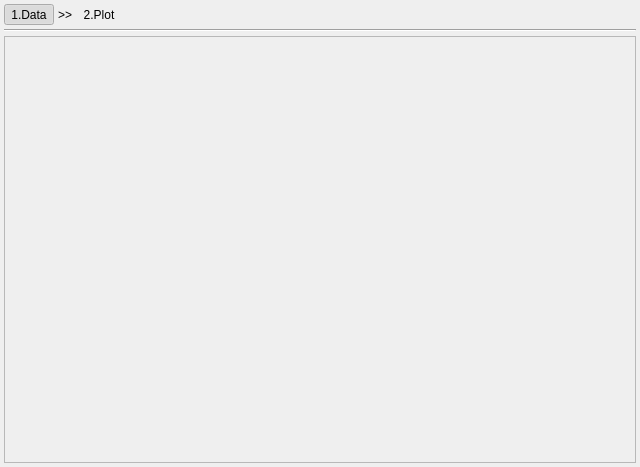
<?xml version="1.0" encoding="UTF-8"?>
<ui version="4.0">
 <class>DAChartAddBarWidget</class>
 <widget class="QWidget" name="DAChartAddBarWidget">
  <property name="geometry">
   <rect>
    <x>0</x>
    <y>0</y>
    <width>640</width>
    <height>467</height>
   </rect>
  </property>
  <property name="windowTitle">
   <string>Add Curve</string>
  </property>
  <layout class="QVBoxLayout" name="verticalLayout">
   <property name="spacing">
    <number>4</number>
   </property>
   <property name="leftMargin">
    <number>4</number>
   </property>
   <property name="topMargin">
    <number>4</number>
   </property>
   <property name="rightMargin">
    <number>4</number>
   </property>
   <property name="bottomMargin">
    <number>4</number>
   </property>
   <item>
    <layout class="QHBoxLayout" name="horizontalLayout_2">
     <item>
      <widget class="QToolButton" name="toolButtonStepData">
       <property name="text">
        <string>1.Data</string>
       </property>
       <property name="icon">
        <iconset resource="icon.qrc">
         <normaloff>:/DAGui/icon/data-table.svg</normaloff>:/DAGui/icon/data-table.svg</iconset>
       </property>
       <property name="iconSize">
        <size>
         <width>26</width>
         <height>26</height>
        </size>
       </property>
       <property name="checkable">
        <bool>true</bool>
       </property>
       <property name="checked">
        <bool>true</bool>
       </property>
       <property name="toolButtonStyle">
        <enum>Qt::ToolButtonTextBesideIcon</enum>
       </property>
       <property name="autoRaise">
        <bool>true</bool>
       </property>
      </widget>
     </item>
     <item>
      <widget class="QLabel" name="label">
       <property name="text">
        <string>&gt;&gt;</string>
       </property>
      </widget>
     </item>
     <item>
      <widget class="QToolButton" name="toolButtonStepPlot">
       <property name="text">
        <string>2.Plot</string>
       </property>
       <property name="icon">
        <iconset resource="icon.qrc">
         <normaloff>:/DAGui/icon/chart.svg</normaloff>:/DAGui/icon/chart.svg</iconset>
       </property>
       <property name="iconSize">
        <size>
         <width>26</width>
         <height>26</height>
        </size>
       </property>
       <property name="checkable">
        <bool>true</bool>
       </property>
       <property name="toolButtonStyle">
        <enum>Qt::ToolButtonTextBesideIcon</enum>
       </property>
       <property name="autoRaise">
        <bool>true</bool>
       </property>
      </widget>
     </item>
     <item>
      <spacer name="horizontalSpacer_2">
       <property name="orientation">
        <enum>Qt::Horizontal</enum>
       </property>
       <property name="sizeHint" stdset="0">
        <size>
         <width>40</width>
         <height>20</height>
        </size>
       </property>
      </spacer>
     </item>
    </layout>
   </item>
   <item>
    <widget class="QFrame" name="frame">
     <property name="frameShape">
      <enum>QFrame::HLine</enum>
     </property>
     <property name="frameShadow">
      <enum>QFrame::Sunken</enum>
     </property>
    </widget>
   </item>
   <item>
    <widget class="QStackedWidget" name="stackedWidget">
     <property name="currentIndex">
      <number>1</number>
     </property>
     <widget class="DA::DAChartAddXYSeriesWidget" name="pageData"/>
     <widget class="QWidget" name="pagePlotScrollWidget">
      <layout class="QVBoxLayout" name="verticalLayout_2">
       <property name="spacing">
        <number>0</number>
       </property>
       <property name="leftMargin">
        <number>0</number>
       </property>
       <property name="topMargin">
        <number>0</number>
       </property>
       <property name="rightMargin">
        <number>0</number>
       </property>
       <property name="bottomMargin">
        <number>0</number>
       </property>
       <item>
        <widget class="QScrollArea" name="scrollArea">
         <property name="widgetResizable">
          <bool>true</bool>
         </property>
         <widget class="DA::DAChartBarItemSettingWidget" name="pageBar">
          <property name="geometry">
           <rect>
            <x>0</x>
            <y>0</y>
            <width>630</width>
            <height>412</height>
           </rect>
          </property>
         </widget>
        </widget>
       </item>
      </layout>
     </widget>
    </widget>
   </item>
  </layout>
 </widget>
 <customwidgets>
  <customwidget>
   <class>DA::DAChartAddXYSeriesWidget</class>
   <extends>QWidget</extends>
   <header>DAChartAddXYSeriesWidget.h</header>
   <container>1</container>
  </customwidget>
  <customwidget>
   <class>DA::DAChartBarItemSettingWidget</class>
   <extends>QWidget</extends>
   <header>DAChartBarItemSettingWidget.h</header>
   <container>1</container>
  </customwidget>
 </customwidgets>
 <resources>
  <include location="icon.qrc"/>
 </resources>
 <connections/>
</ui>
